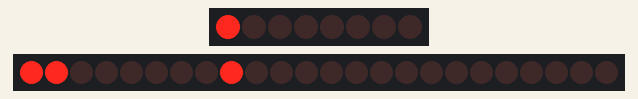
Bench run of a sketch on a simulated Arduino Uno, built with avr-gcc and run on an emulated ATmega328P. Shown: 8 shift-register outputs drawn as a row of LEDs (first output left, lit = HIGH), 24 shift-register outputs drawn as a row of LEDs (first output left, lit = HIGH). Wiring (inferred from the names in the program): shift register (74HC595): data pin 2; shift clock pin 4; latch pin 3. Wiring (inferred from the signals the program sends): row of LEDs: on Q0, Q1, Q2, Q3, Q4, Q5, Q6, Q7. What the sketch prints to the serial monitor is not drawn.

Above: at 0.5 s.
At 2.5 s:
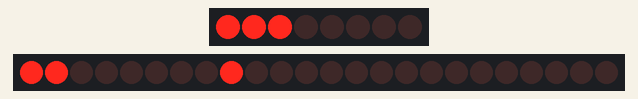
At 4.5 s:
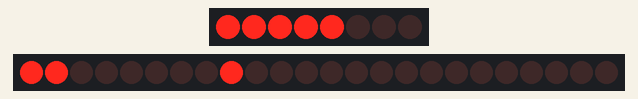
At 9.5 s:
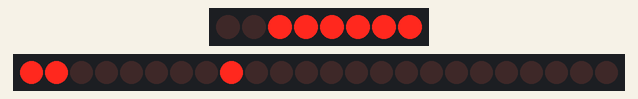
At 14.5 s:
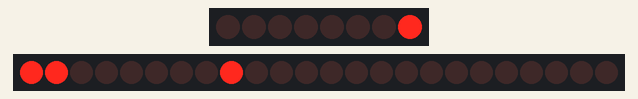
At 19.5 s:
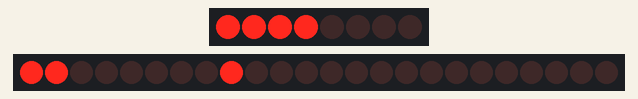
Timing chart, 0 to 20.8 s (numbered marks = the images above):
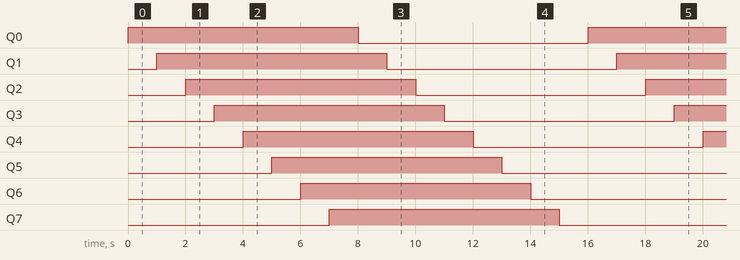

The sketch:

TestShiftRegister.ino
```cpp
class ShiftRegister
{
  public:
  //Constructor
  ShiftRegister(
    const int data_pin,
    const int latch_pin,
    const int clock_pin
  )
    : m_data_pin(data_pin),
      m_latch_pin(latch_pin),
      m_clock_pin(clock_pin),
      m_state(0)
  {
    pinMode(m_data_pin,OUTPUT);
    pinMode(m_latch_pin,OUTPUT);
    pinMode(m_clock_pin,OUTPUT);
    SetAlles(0);
  }
  bool Get(const int i)
  {
    //Als m_state == 01010101, dan bij Get(0) moet een 1
    //                ^  ^  ^
    //                |  |  +-- Get(0) op 85 moet 1 zijn
    //                |  +----- Get(3) op 85 moet 0 zijn
    //                +-------- Get(6) op 85 moet 1 zijn
    // Dit is 85 (1 + 4 + 16 + 64 = 85)
    //
    //Get(0): m_state & (1 << i) == m_state & (1 << 0) == m_state & 1
    // 01010101
    // 00000001
    // 00000001 == true
    //
    //Get(3): m_state & (1 << i) == m_state & (1 << 3) == m_state & 8
    // 01010101: 85
    // 00001000: 8
    // 00000000: 0 == false
    //
    //Get(6): m_state & (1 << i) == m_state & (1 << 6) == m_state & 64
    // 01010101: 85
    // 01000000: 64
    // 01000000: 64 == true

    return m_state & (1 << i);
  }
  //Zet de losse pinnen (nummer 0 tot en met 7) aan en uit
  void SetLos(const int i, const bool new_state)
  {
    const bool current_state = Get(i);
    if (current_state == new_state) return;
    if (current_state == LOW)
    {
      m_state += (1 << i);
    }
    else
    {
      m_state -= (1 << i);
    }
    SetAlles(m_state);
  }
  //Zet alle pinnen tegelijk in een aan-uit-combinatie
  void SetAlles(const int getal)
  {
    // Stuur de data naar het shift register
    shiftOut(m_data_pin, m_clock_pin, MSBFIRST, getal);

    // Zet de latch aan en uit, zodat de outputs aan gaan
    digitalWrite(m_latch_pin, HIGH);
    digitalWrite(m_latch_pin, LOW);
  }
  //Knipper pin nummer 'pin_nummer', dit is een getal van nul tot en met zeven
  void Toggle(const int pin_nummer)
  {
    SetLos(pin_nummer,!Get(pin_nummer));
  }
  private:
  const int m_data_pin;
  const int m_latch_pin;
  const int m_clock_pin;
  //m_state bevat de toestand van de lampjes:
  // - 0: alles uit
  // - 255: alles aan
  // - 1: het eerste lampje aan, op de nulde pin
  // - 2: het tweede lampje aan, op de volgende pin
  // - 3: het eerste en tweede lampje aan
  int m_state;
};

const int datapin  = 2;
const int latchpin = 3;
const int clockpin = 4;


void Test()
{
  Serial.println("Start test");
  ShiftRegister s(0,0,0); //Nonsense pinnen
  if (s.Get(0) != LOW) Serial.println("ERROR 1");
  s.SetLos(0,HIGH);
  s.SetLos(1,HIGH);
  if (s.Get(0) != HIGH) Serial.println("ERROR 2");
  if (s.Get(1) != HIGH) Serial.println("ERROR 3");
  if (s.Get(2) != LOW) Serial.println("ERROR 4");

  Serial.println("Test klaar");
}

ShiftRegister shift_register(datapin,latchpin,clockpin);

void setup()
{
  Serial.begin(9600);
  Test();
}

void loop()
{
  /*
  for (int i=0; i!=256; ++i)
  {
    shift_register.Set(i);
    delay(100);
  }
  */
  for (int i=0; i!=8; ++i)
  {
    shift_register.SetLos(i,HIGH);
    delay(1000);
  }
  for (int i=0; i!=8; ++i)
  {
    shift_register.SetLos(i,LOW);
    delay(1000);
  }

  /*
  for (int i=0; i!=8; ++i)
  {
    shift_register.Toggle(i);
    delay(1000);
  }
  */
  /*
  for (int i=0; i!=8; ++i)
  {
    shift_register.Set(i,HIGH);
    delay(1000);
    shift_register.Set(i,LOW);
  }
  */
  /*
  for (int i=0; i!=8; ++i)
  {
    shift_register.Set(i,rand() % 2 ? HIGH : LOW);
  }
  delay(1000);
  */
}
```

Measured:
- by itself, Q0–7: alternates HIGH for 8.0 s and LOW for 8.0 s
- by itself, everything shown: repeats every 16.0 s, in 16 steps
